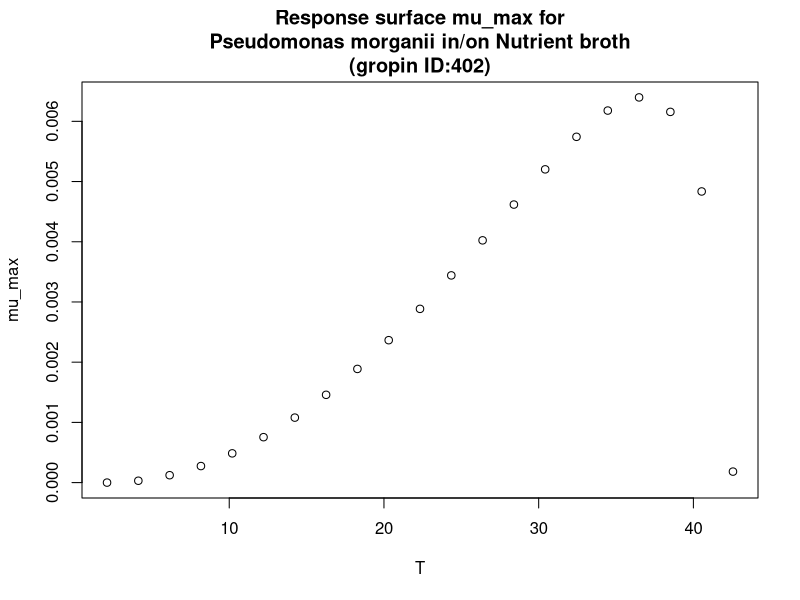

The R source for this figure:
#############################
# start of Parameter script
#############################
T <- seq(2.1021,42.5574425574426,length.out=21)
#############################
# end of Parameter script
#############################
############################# 
# start of Model script Gropin ID 402 
#############################
 
# constant coefficients for this model
 
variables <- data.frame(T)
argumentsPar <- expand.grid(variables)
 
# heart of the model
response_surface <- function(T) {
   mumax <-(6.4*(10^-3)*(T-42.6)*((T-2.1)^2))/((36.7-2.1)*((36.7-2.1)*(T-36.7)-(36.7-42.6)*(36.7+2.1-2*T)))

return(mumax=mumax)
} 

# output parameters
mumax <- cbind(argumentsPar,response_surface(argumentsPar['T']))
colnames(mumax) <- c(colnames(argumentsPar),'mumax')
#############################
# End of Model script
#############################
############################# 
# start of Visualisation script Gropin ID 402 
#############################
plot(T,mumax$mumax,
                          xlab='T',
                          ylab='mu_max',main='Response surface mu_max for
Pseudomonas morganii in/on Nutrient broth
(gropin ID:402)')
#############################
# End of Visualisation script
#############################
